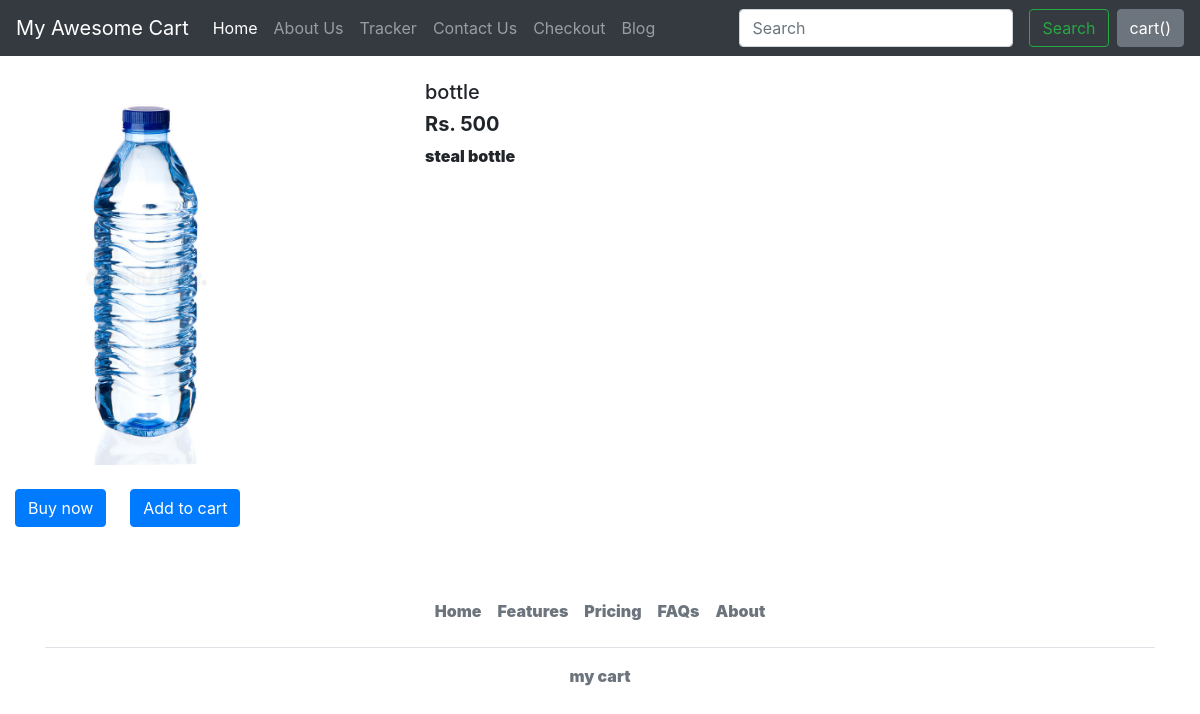
/shop/products/6, run on an earlier commit of the app's database.
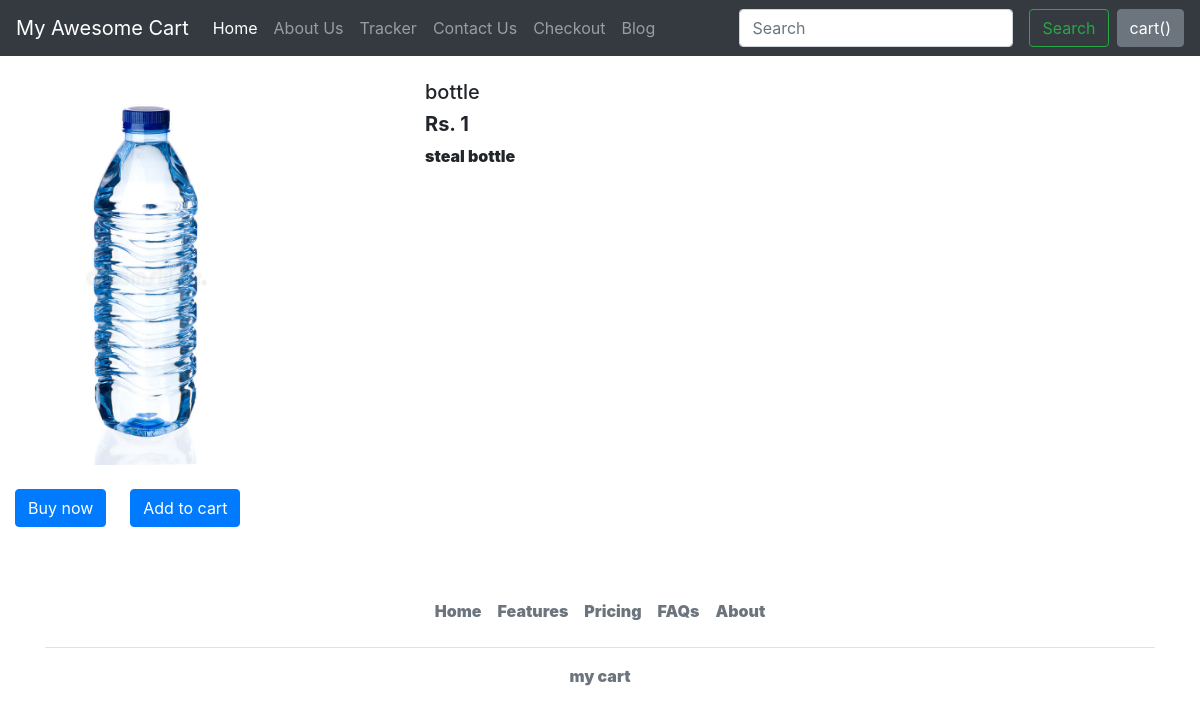
And on a later commit of the database.
### shop/models.py (models this page shows, shortened)
class product(models.Model):
    product_id = models.AutoField
    product_name =models.CharField(max_length = 50)
    price = models.IntegerField(default =0)
    category = models.CharField(max_length= 50, default ="")
    subcategory = models.CharField(max_length= 50, default ="")
    desc = models.CharField(max_length = 60)
    pub_date =models.DateField
    image = models.ImageField(upload_to ="shop/images", default="")

### shop/views.py (the view)
# urls.py: path("products/<int:my_id>", views.products, name = "productview"),
def products(request, my_id):
        products = product.objects.filter(id = my_id)
        return render(request, "shop/productview.html", {"product": products[0]})

### shop/templates/shop/productview.html (shortened to what this page needs)
{% extends "shop/base.html"  %}
{% block body %}
<div class="container my-4">
    <div class="row">
    <div class="col-md-4">
    <div class="row">
       <img src="/media//{{product.image}}" width="233px" height="385px">
     <div class = "row my-4">
         <button class ="btn btn-primary ">Buy now</button>
         <button class ="btn btn-primary mx-4">Add to cart</button>
     </div>
    </div>
        </div>
    <div class="col-md-8">
        <h5>{{product.product_name}}</h5>
        <h5><b>Rs. {{product.price}}<b></h5>
        <p>{{product.desc}}</p>
    </div>
        </div>
</div>
{% endblock %}

What changed in the data, as far as the page shows it:
changed product "bottle": price "500" → "1"
